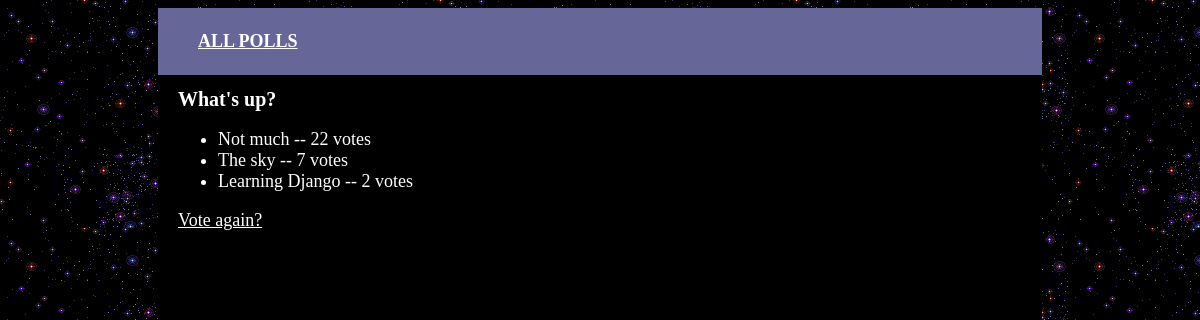
Page /polls/1/results/ on the committed database.
### polls/models.py (models this page shows, shortened)
class Poll(models.Model):
	def was_published_recently(self):
		now = timezone.now()
		return now - datetime.timedelta(days=1) <= self.pub_date <= now
	was_published_recently.admin_order_field = 'pub_date'
	was_published_recently.boolean = True
	was_published_recently.short_desription = 'Published recent'
	question = models.CharField(max_length=200)
	pub_date = models.DateTimeField('date published')

class Choice(models.Model):
	poll = models.ForeignKey(Poll)
	choice_text = models.CharField(max_length=200)
	votes = models.IntegerField(default=0)

### polls/views.py (the view)
# urls.py: url(r'^(?P<pk>\d+)/results/$', views.ResultsView.as_view(), name='results'),
class ResultsView(generic.DetailView):
	model = Poll
	template_name = 'polls/results.html'

### polls/templates/polls/results.html
<!DOCTYPE html>
<html>
<head>
	{% load staticfiles %}
	<link rel="stylesheet" type="text/css" href="{% static 'polls/style.css' %}" />
</head>
<body>
	<div id="container">
		<div id="header">
			<ul>
				<li><a href="../../">All Polls</a></li>
			</ul>
		</div>
		<div id="content">
			<h1>{{ poll.question }}</h1>
			<ul>
			{% for choice in poll.choice_set.all %}
			<li>{{ choice.choice_text }} -- {{ choice.votes }} vote{{ choice.votes|pluralize }}</li>
			{% endfor %}
			</ul>
			<a href="{% url 'polls:detail' poll.id %}">Vote again?</a>
		</div>
	</div>
</body>
</html>

### polls/static/polls/style.css (style rules this page uses)
body { background: white url("images/background.gif"); color: white; font-size: 18px; }
h1 { font-size: 20px; }
a { color: white; }
#container { width:auto; margin:auto 150px; background-color:black; }
#header { list-style-type: none; margin-left: auto; margin-right: auto; display: block; font-weight: bold; color: #FFFFFF; background-color: #666699; text-align: left; padding: 5px 5px 5px 0; text-decoration: none; text-transform: uppercase; }
#header ul { list-style-type: none; }
#content { height:800px; width:620px; padding-left: 20px; }

### rows in the picture
Poll: question "What's up?"
Choice: choice_text "Not much", votes "22"
Choice: choice_text "The sky", votes "7"
Choice: choice_text "Learning Django", votes "2"
